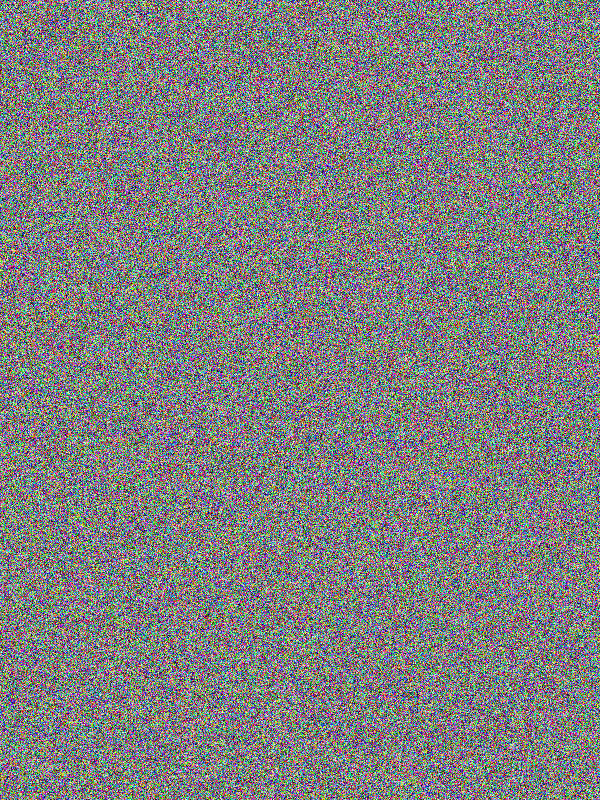
Frame 1 (no input)
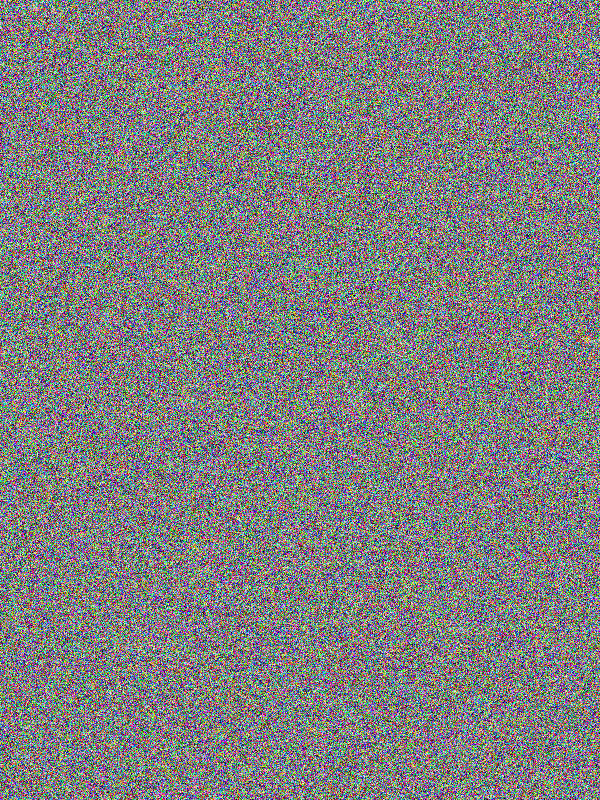
Frame 60 (the mouse pressed at the canvas centre just before this capture)
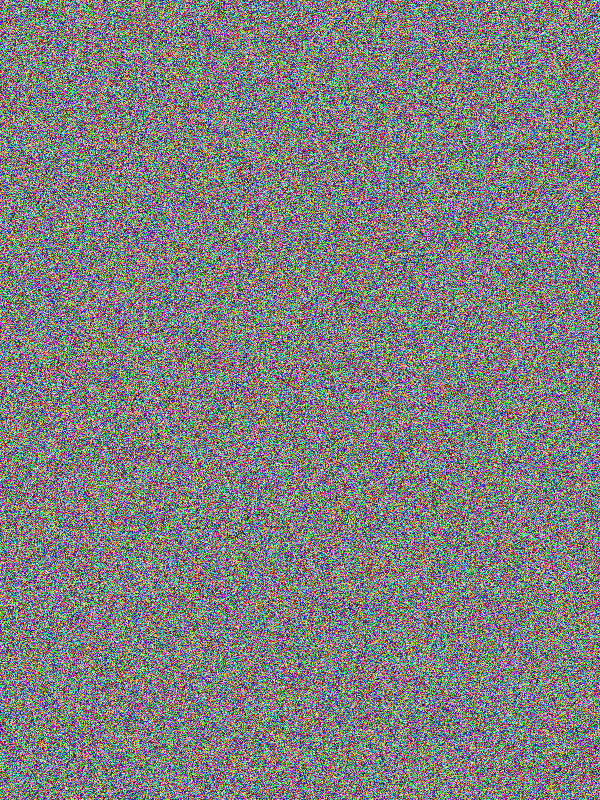
Frame 120 (the mouse held since frame 60 and released just before this capture)

The Processing sketch that drew these frames (run headless with seeded random() and noise(); from frame 60 on, the mouse is pressed at the canvas centre):

// Processing sketch: digitalNoise
// ── digitalNoise.pde

void setup() {
  size(600,800);
  //background(255);
}

//for (int x = 0; x < width; x++) {
//  set(x, 400, color(255, 0, 0));
//}

//indicate to processing to load pixels into memory so that you can access them
//set command does this for us automatically
//loadPixels();
//pixels[9] = color(255, 0, 0);
////tell processing to update display accordingly
//updatePixels();
void draw() {
  loadPixels();
  for(int i = 0; i < pixels.length; i++) {
    pixels[i] = color(random(255), random(255), random(255));
  }
  updatePixels();
}
